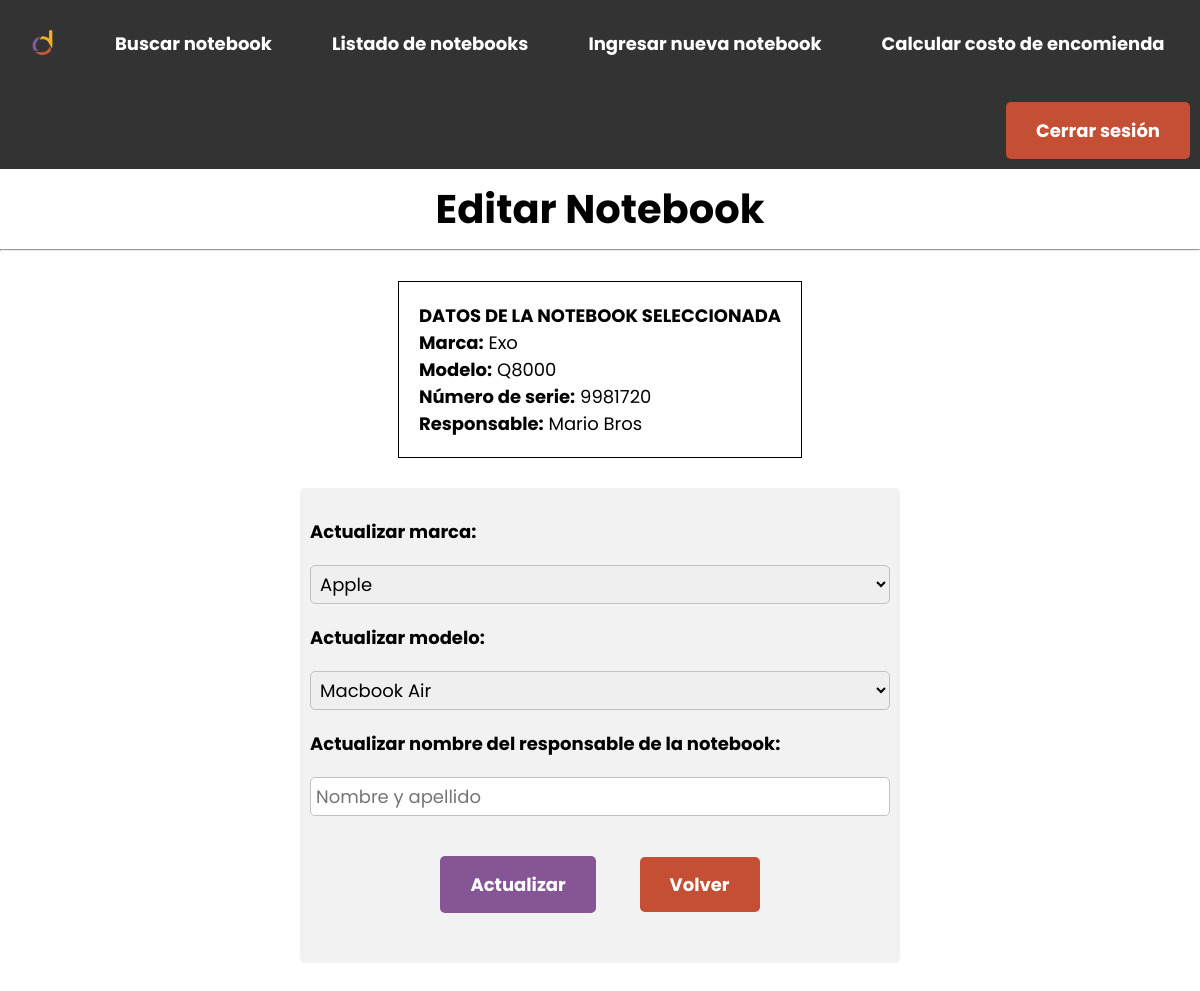
Before: /edit-article.php?id_article=5 with the older database file.
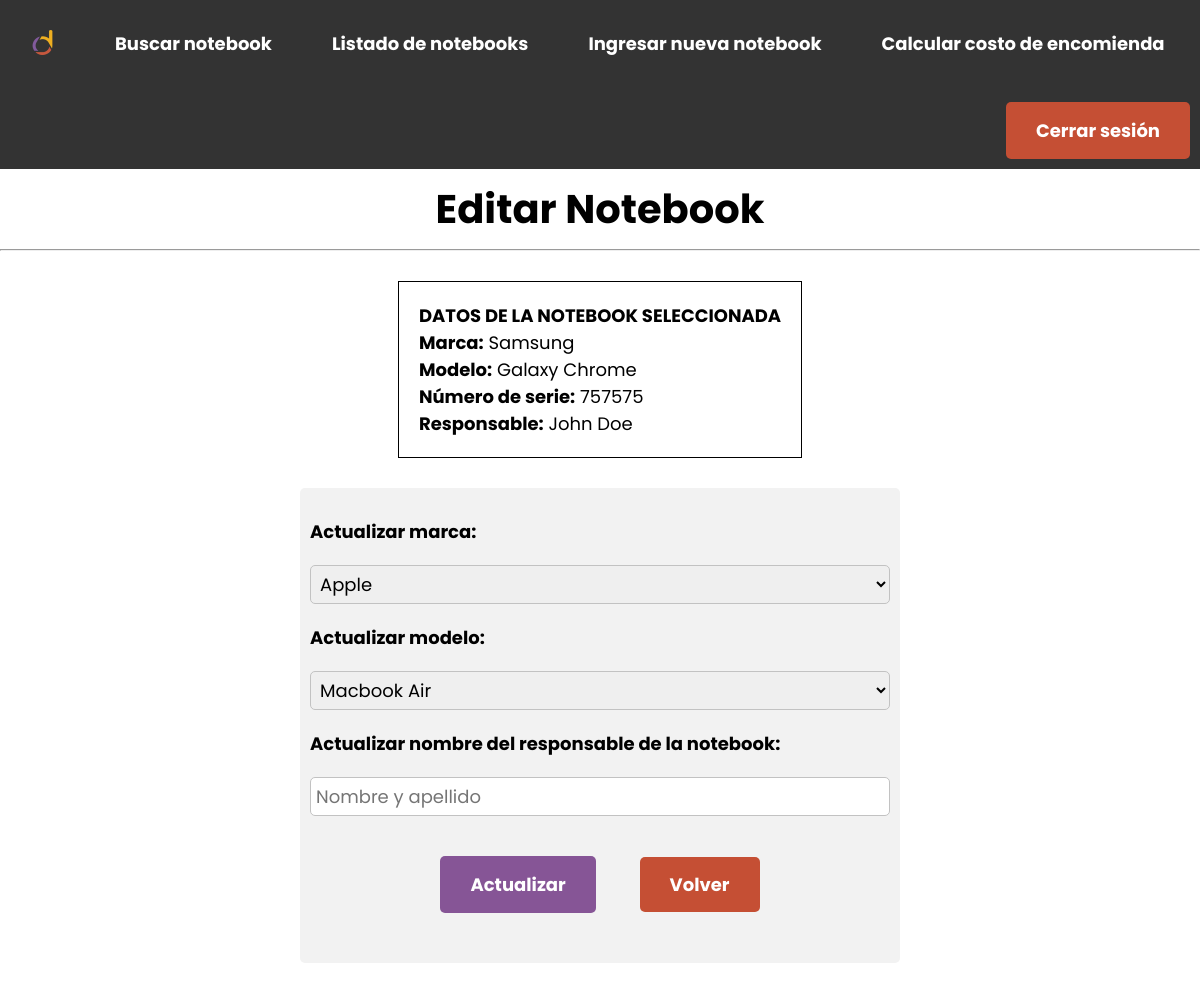
After: the same page with the newer database file.
### tables this page shows
CREATE TABLE `articles` (
  `serial_number` varchar(100) DEFAULT NULL,
  `responsable_name` varchar(100) DEFAULT NULL,
  `id` bigint(20) unsigned NOT NULL AUTO_INCREMENT,
  `model` varchar(100) DEFAULT NULL,
  `brand_id` bigint(20) unsigned NOT NULL,
  PRIMARY KEY (`id`),
  UNIQUE KEY `serial_unique` (`serial_number`),
  KEY `Articles_FK` (`brand_id`),
  CONSTRAINT `Articles_FK` FOREIGN KEY (`brand_id`) REFERENCES `brands` (`id`)
);

CREATE TABLE `brands` (
  `id` bigint(20) unsigned NOT NULL AUTO_INCREMENT,
  `name` varchar(100) DEFAULT NULL,
  PRIMARY KEY (`id`)
);

### database/Connection.php (called while the page is built, shortened)
<?php
class Connection
{
    private static $instance;
    private $connection;
    private function setConnection($conn)
    {
        $this->connection = $conn;
    }
    public function getConnection()
    {
        return $this->connection;
    }
    public static function getInstance()
    {
        if (!self::$instance instanceof self) {
            self::$instance = new self();
        }
        return self::$instance;
    }
}
?>

### controllers/LoginController.php (called while the page is built, shortened)
<?php
require_once('./database/Connection.php');
class LoginController {
    public function logged_in()
    {
        return isset($_COOKIE["PHPSESSID"]);
    }
}
?>

### controllers/ArticleController.php (called while the page is built, shortened)
<?php
require_once('./database/Connection.php');
class ArticleController
{
    private $conn;
    public function __construct()
    {
        $this->conn = Connection::getInstance();
    }
    public function getById($id)
    {
        $sql = "SELECT Articles.id, Articles.serial_number, Articles.responsable_name, Articles.brand_id, Articles.model, Brands.name AS `brand` FROM articles INNER JOIN brands ON Articles.brand_id=Brands.id WHERE Articles.id=:id";
        $statement = $this->conn->getConnection()->prepare($sql);
        $statement->bindValue(':id', $id);
        $statement->execute();
        $statement->setFetchMode(PDO::FETCH_CLASS, "article");
        return $statement->fetchAll();
    }
}
?>

### edit-article.php (the view, shortened to what this page needs)
<?php
require('./controllers/ArticleController.php');
$articleController = new ArticleController();
$article = $articleController -> getById($_GET["id_article"]);
?>
<!DOCTYPE html>
<html lang="en">
    <head>
        <?php
        include("layouts/head.php");
        ?>
    </head>
    <?php
    include("layouts/header.php");
    ?>
    <body>
        <?php if($loginController -> logged_in()): ?>
            <h1 class="title">Editar Notebook</h1>
            <hr>
            <div class="container-info">
                <div class="info">
                    <h2>DATOS DE LA NOTEBOOK SELECCIONADA </h2>
                    <p><b>Marca:</b> <?php echo ($article)  ? $article[0] -> brand : 'Sin definir.' ?></p>
                    <p><b>Modelo:</b> <?php echo ($article)  ? $article[0] -> model : 'Sin definir.' ?> </p>
                    <p><b>Número de serie:</b> <?php echo ($article)  ? $article[0] -> serial_number : 'Sin definir.' ?> </p>
                    <p><b>Responsable:</b> <?php echo ($article)  ? $article[0] -> responsable_name : 'Sin definir.' ?> </p>
                </div>
            </div>
            <div class="container-form">
                <form method=post action="" class="form">
                    <label for="brand">Actualizar marca:</label>
                    <select id="brand" name="brand" class="form-item">
                        <option value="apple">Apple</option>
                    </select>
                    <label for="model">Actualizar modelo:</label>
                    <select id="model" name="model" class="form-item">
                        <option value="macbook-air">Macbook Air</option>
                    </select>
                    <label for="responsable_name">Actualizar nombre del responsable de la notebook:</label>
                    <input type="text" id="responsable_name" name="responsable_name" placeholder="Nombre y apellido" class="form-item">
                    <div style="text-align:center;">
                        <input type="submit" value="Actualizar" class="form-button">
                        <a class="cancel-button" href="articles.php">Volver</a>
                    </div>
                </form>
            </div>
        <?php else: ?>
            <p style="margin:20px; text-align:center;">Necesita iniciar sesión para ver esta página.</p>
        <?php endif; ?>
    </body>
</html>

Changed rows visible on the page:
changed articles: brand.name "Exo" → "Samsung"; model "Q8000" → "Galaxy Chrome"; serial_number "9981720" → "757575"; responsable_name "Mario Bros" → "John Doe"
